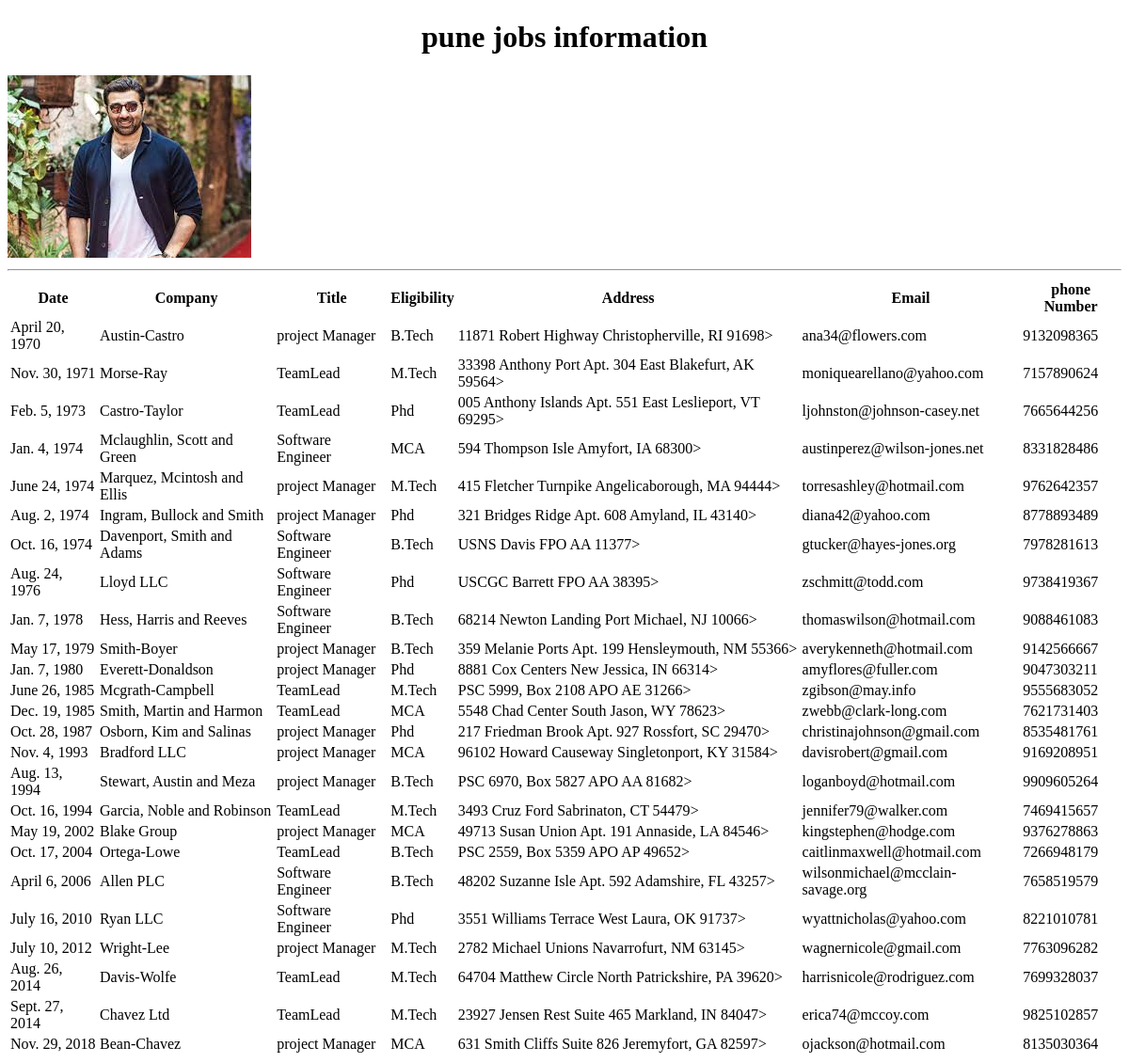
Page /punejobs/ on the committed database.
### testapp/models.py (models this page shows)
class punejobs(models.Model):
    date=models.DateField();
    company=models.CharField(max_length=100);
    title=models.CharField(max_length=100);
    eligibility=models.CharField(max_length=100);
    address=models.CharField(max_length=100);
    email=models.EmailField();
    phonenumber=models.IntegerField()

### testapp/views.py (the view)
# urls.py: path('punejobs/',views.punejobs1),
def punejobs1(request):
    punejobs_list=punejobs.objects.all().order_by('date')
    my_dict={'punejobs_list':punejobs_list}
    return render(request,'testapp/punejobs.html',context=my_dict)

### templates/testapp/punejobs.html (shortened to what this page needs)
<!DOCTYPE html>
{%load static%}
<html lang="en" dir="ltr">
  <head>
    <link rel="stylesheet" href="{%static "css/demo.css" %}">
  </head>
  <body>
    <h1>pune jobs information</h1>
      <img src="{%static "images/sunny.jpeg"%}" alt="">
      <hr>
      {% if punejobs_list %}
      <table id='tab'>
        <thead>
          <th>Date</th>
          <th>Company</th>
          <th>Title</th>
          <th>Eligibility</th>
          <th>Address</th>
          <th>Email</th>
          <th>phone Number</th>
        </thead>
        {%for job in punejobs_list%}
        <tr>
          <td>{{job.date}}</td>
          <td>{{job.company}}</td>
          <td>{{job.title}}</td>
          <td>{{job.eligibility}}</td>
          <td>{{job.address}}></td>
          <td>{{job.email}}</td>
          <td>{{job.phonenumber}}</td>
        </tr>
        {% endfor %}
      </table>
      {%else %}
      <p>no jobs found in pune</p>
    {% endif %}
  </body>
</html>

### static/css/demo.css (style rules this page uses)
body { background:url(https://images.unsplash.com/photo-1535443274868-756b0f070b6e?ixlib=rb-1.2.1&ixid=eyJhcHBfaWQiOjEyMDd9&auto=format&fit=crop&w=719&q=80) background-repeat:no-repeat; background-size: cover; }
h1 { text-align: center; }

### rows in the picture
punejobs: date "April 20, 1970", company "Austin-Castro", title "project Manager", eligibility "B.Tech", address "11871 Robert Highway Christopherville, RI 91698", email "ana34@flowers.com", phonenumber "9132098365"
punejobs: date "Nov. 30, 1971", company "Morse-Ray", title "TeamLead", eligibility "M.Tech", address "33398 Anthony Port Apt. 304 East Blakefurt, AK 59564", email "moniquearellano@yahoo.com", phonenumber "7157890624"
punejobs: date "Feb. 5, 1973", company "Castro-Taylor", title "TeamLead", eligibility "Phd", address "005 Anthony Islands Apt. 551 East Leslieport, VT 69295", email "ljohnston@johnson-casey.net", phonenumber "7665644256"
punejobs: date "Jan. 4, 1974", company "Mclaughlin, Scott and Green", title "Software Engineer", eligibility "MCA", address "594 Thompson Isle Amyfort, IA 68300", email "austinperez@wilson-jones.net", phonenumber "8331828486"
punejobs: date "June 24, 1974", company "Marquez, Mcintosh and Ellis", title "project Manager", eligibility "M.Tech", address "415 Fletcher Turnpike Angelicaborough, MA 94444", email "torresashley@hotmail.com", phonenumber "9762642357"
punejobs: date "Aug. 2, 1974", company "Ingram, Bullock and Smith", title "project Manager", eligibility "Phd", address "321 Bridges Ridge Apt. 608 Amyland, IL 43140", email "diana42@yahoo.com", phonenumber "8778893489"
punejobs: date "Oct. 16, 1974", company "Davenport, Smith and Adams", title "Software Engineer", eligibility "B.Tech", address "USNS Davis FPO AA 11377", email "gtucker@hayes-jones.org", phonenumber "7978281613"
punejobs: date "Aug. 24, 1976", company "Lloyd LLC", title "Software Engineer", eligibility "Phd", address "USCGC Barrett FPO AA 38395", email "zschmitt@todd.com", phonenumber "9738419367"
punejobs: date "Jan. 7, 1978", company "Hess, Harris and Reeves", title "Software Engineer", eligibility "B.Tech", address "68214 Newton Landing Port Michael, NJ 10066", email "thomaswilson@hotmail.com", phonenumber "9088461083"
punejobs: date "May 17, 1979", company "Smith-Boyer", title "project Manager", eligibility "B.Tech", address "359 Melanie Ports Apt. 199 Hensleymouth, NM 55366", email "averykenneth@hotmail.com", phonenumber "9142566667"
punejobs: date "Jan. 7, 1980", company "Everett-Donaldson", title "project Manager", eligibility "Phd", address "8881 Cox Centers New Jessica, IN 66314", email "amyflores@fuller.com", phonenumber "9047303211"
punejobs: date "June 26, 1985", company "Mcgrath-Campbell", title "TeamLead", eligibility "M.Tech", address "PSC 5999, Box 2108 APO AE 31266", email "zgibson@may.info", phonenumber "9555683052"
punejobs: date "Dec. 19, 1985", company "Smith, Martin and Harmon", title "TeamLead", eligibility "MCA", address "5548 Chad Center South Jason, WY 78623", email "zwebb@clark-long.com", phonenumber "7621731403"
punejobs: date "Oct. 28, 1987", company "Osborn, Kim and Salinas", title "project Manager", eligibility "Phd", address "217 Friedman Brook Apt. 927 Rossfort, SC 29470", email "christinajohnson@gmail.com", phonenumber "8535481761"
punejobs: date "Nov. 4, 1993", company "Bradford LLC", title "project Manager", eligibility "MCA", address "96102 Howard Causeway Singletonport, KY 31584", email "davisrobert@gmail.com", phonenumber "9169208951"
punejobs: date "Aug. 13, 1994", company "Stewart, Austin and Meza", title "project Manager", eligibility "B.Tech", address "PSC 6970, Box 5827 APO AA 81682", email "loganboyd@hotmail.com", phonenumber "9909605264"
punejobs: date "Oct. 16, 1994", company "Garcia, Noble and Robinson", title "TeamLead", eligibility "M.Tech", address "3493 Cruz Ford Sabrinaton, CT 54479", email "jennifer79@walker.com", phonenumber "7469415657"
punejobs: date "May 19, 2002", company "Blake Group", title "project Manager", eligibility "MCA", address "49713 Susan Union Apt. 191 Annaside, LA 84546", email "kingstephen@hodge.com", phonenumber "9376278863"
punejobs: date "Oct. 17, 2004", company "Ortega-Lowe", title "TeamLead", eligibility "B.Tech", address "PSC 2559, Box 5359 APO AP 49652", email "caitlinmaxwell@hotmail.com", phonenumber "7266948179"
punejobs: date "April 6, 2006", company "Allen PLC", title "Software Engineer", eligibility "B.Tech", address "48202 Suzanne Isle Apt. 592 Adamshire, FL 43257", email "wilsonmichael@mcclain-savage.org", phonenumber "7658519579"
punejobs: date "July 16, 2010", company "Ryan LLC", title "Software Engineer", eligibility "Phd", address "3551 Williams Terrace West Laura, OK 91737", email "wyattnicholas@yahoo.com", phonenumber "8221010781"
punejobs: date "July 10, 2012", company "Wright-Lee", title "project Manager", eligibility "M.Tech", address "2782 Michael Unions Navarrofurt, NM 63145", email "wagnernicole@gmail.com", phonenumber "7763096282"
punejobs: date "Aug. 26, 2014", company "Davis-Wolfe", title "TeamLead", eligibility "M.Tech", address "64704 Matthew Circle North Patrickshire, PA 39620", email "harrisnicole@rodriguez.com", phonenumber "7699328037"
punejobs: date "Sept. 27, 2014", company "Chavez Ltd", title "TeamLead", eligibility "M.Tech", address "23927 Jensen Rest Suite 465 Markland, IN 84047", email "erica74@mccoy.com", phonenumber "9825102857"
punejobs: date "Nov. 29, 2018", company "Bean-Chavez", title "project Manager", eligibility "MCA", address "631 Smith Cliffs Suite 826 Jeremyfort, GA 82597", email "ojackson@hotmail.com", phonenumber "8135030364"
